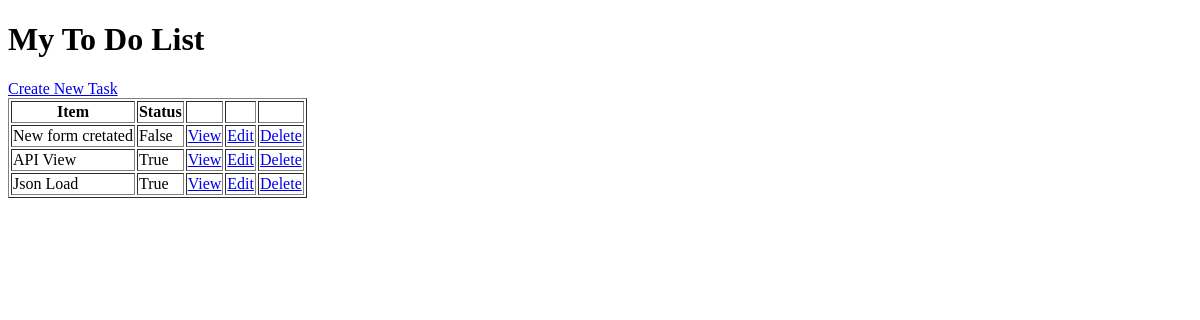
Before: / with the older database file.
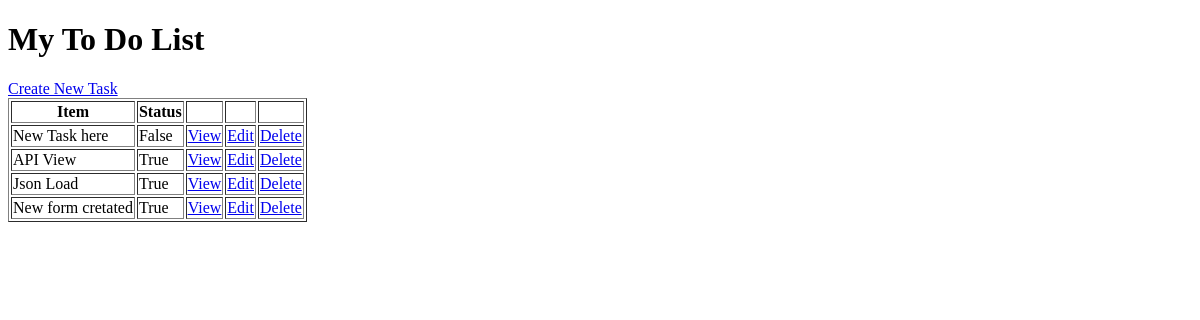
After: the same page with the newer database file.
### base/models.py (models this page shows, shortened)
class Task(models.Model):
	user = models.ForeignKey(User, on_delete=models.CASCADE, null=True, blank=True)
	title = models.CharField(max_length=200)
	description = models.TextField(null=True, blank=True)
	complete = models.BooleanField(default=False)
	created = models.DateTimeField(auto_now_add=True)
	class Meta:
		ordering = ['complete']

### base/views.py (the view)
# urls.py: path('', TaskList.as_view(), name='tasks'),
class TaskList(ListView):
	model = Task
	context_object_name = 'tasks'

### base/templates/base/task_list.html (shortened to what this page needs)
<!DOCTYPE html>
<html lang="en">
<head>
</head>
<body>
<h1> My To Do List</h1>
<a href="{% url 'task-create' %}">Create New Task</a>
<table border="1">
    <tr>
        <th>Item</th>
        <th>Status</th>
        <th></th>
        <th></th>
        <th></th>
    </tr>
    {% for task in tasks %}
    <tr>
        <td>{{task.title}}</td>
        <td>{{task.complete}}</td>
        <td><a href="{% url 'task' task.id %}">View</a></td>
        <td><a href="{% url 'task-update' task.id%}">Edit</a></td>
        <td><a href="{% url 'task-delete' task.id%}">Delete</a></td>
    </tr>
    {% empty %}
    <h3>No items in the list</h3>
    {% endfor %}
</table>
</body>
</html>

Changed rows visible on the page:
added Task: title "New Task here", complete "False"
changed Task "New form cretated": complete "False" → "True"; moves down the list
